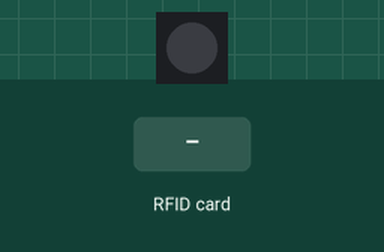
A sketch run on a simulated Arduino Uno, built with avr-gcc and run on an emulated ATmega328P. Parts: 1 RGB LEDs in strip order, left to right. Inputs (shaded band) come from the test bench. Dim RGB values are drawn brighter than linear; what the sketch prints to the serial monitor is not drawn.

Above: at 1.7 s.
1.8 s: RFID card 5E 7A 19 C4 held to the reader
At 2.2 s:
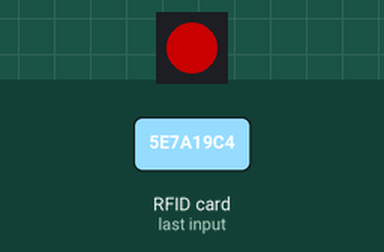
At 2.7 s:
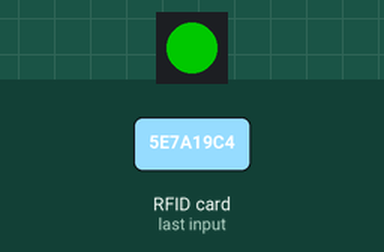
Timing chart, 0 to 4.9 s (numbered marks = the images above; inputs shaded):
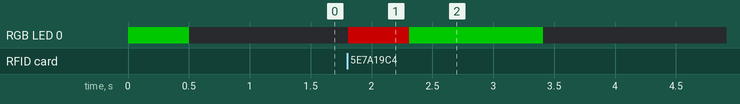

The sketch:

NFC_SPI.ino
```cpp
#include <SPI.h>
#include <Adafruit_PN532.h>
#include <Adafruit_NeoPixel.h>

// PIN SPI PN532
#define PN532_SCK  13
#define PN532_MOSI 11
#define PN532_MISO 12
#define PN532_SS   10

// Gunakan driver SPI
Adafruit_PN532 nfc(PN532_SCK, PN532_MISO, PN532_MOSI, PN532_SS);

Adafruit_NeoPixel led_rgb(1, 48, NEO_GRBW + NEO_KHZ800);

uint8_t keya[6] = { 0xFF, 0xFF, 0xFF, 0xFF, 0xFF, 0xFF };
String asciiDump = "";
bool completed = false;

String blockToAscii(uint8_t *data) {
  String s = "";
  for (int i = 0; i < 16; i++) {
    if (data[i] >= 32 && data[i] <= 126)
      s += (char)data[i];
  }
  return s;
}

void readAllSectors(uint8_t *uid, uint8_t uidLength) {
  asciiDump = "";
  for (uint8_t sector = 0; sector < 16; sector++) {
    uint8_t blockStart = sector * 4;
    if (nfc.mifareclassic_AuthenticateBlock(uid, uidLength, blockStart, 0, keya)) {
      for (uint8_t block = 0; block < 3; block++) {
        uint8_t data[16];
        if (nfc.mifareclassic_ReadDataBlock(blockStart + block, data)) {
          asciiDump += blockToAscii(data);
        }
      }
      completed = true;
    } else {
      completed = false;
      return;
    }
  }
}

void setup() {
  Serial.begin(115200);

  led_rgb.begin();
  led_rgb.setBrightness(100);

  // --- Cek PN532 ---
  Serial.println("Mencari PN532...");
  nfc.begin();

  uint32_t version = nfc.getFirmwareVersion();

  if (!version) {
    Serial.println("PN532 TIDAK TERDETEKSI!");
    Serial.println("Periksa wiring / mode SPI!");

    led_rgb.setPixelColor(0, led_rgb.Color(255, 0, 0)); // merah = error
    led_rgb.show();

    while (1) {
      delay(100); // berhenti total
    }
  }

  // --- Jika terdeteksi ---
  Serial.print("PN532 terdeteksi! Firmware: ");
  Serial.println(version, HEX);

  led_rgb.setPixelColor(0, led_rgb.Color(0, 255, 0)); // hijau = OK
  led_rgb.show();
  delay(500);

  nfc.SAMConfig();
}

void loop() {
  led_rgb.clear();
  led_rgb.show();

  uint8_t uid[7];
  uint8_t uidLength;

  if (nfc.readPassiveTargetID(PN532_MIFARE_ISO14443A, uid, &uidLength)) {
    led_rgb.setPixelColor(0, uint32_t(led_rgb.Color(255, 0, 0)));
    led_rgb.show();
    delay(500);

    readAllSectors(uid, uidLength);

    if (completed) {
      led_rgb.setPixelColor(0, uint32_t(led_rgb.Color(0, 255, 0)));
      led_rgb.show();
      Serial.println(asciiDump);
      delay(1000);
    }
  }

  delay(100);
}
```

Measured:
- after the input at 1.8 s, RGB LED 0: off → RGB(100, 0, 0) at once, → RGB(0, 100, 0) 0.50 s later, → off 1.1 s later
